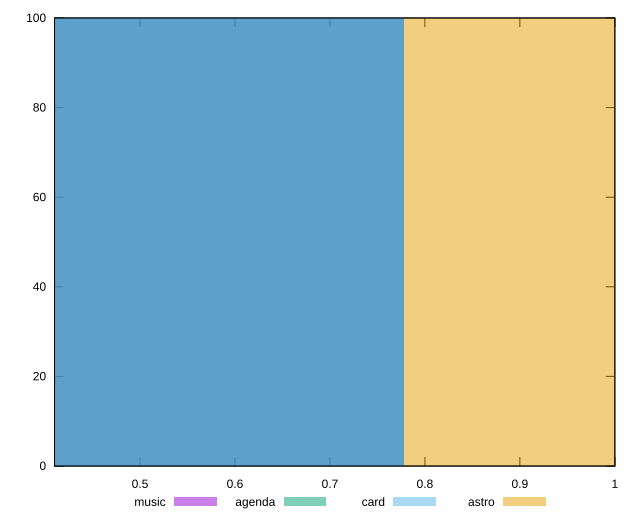

This figure's gnuplot source:
reset

$music <<EOF
0.5186359703895643 100
EOF

$agenda <<EOF
0.5186359703895643 100
EOF

$card <<EOF
0.5186359703895643 100
EOF

$astro <<EOF
1.0372719407791287 100
EOF

set key outside below
set boxwidth 0.5186359703895643
set xrange [0.41:1]
set yrange [0:100]
set trange [0:100]
set style fill transparent solid 0.5 noborder
set terminal svg size 640, 520 enhanced background rgb 'white'
set output "reports/report_00031_2021-02-24T23-18-18.084Z/uses-rel-preload/comparison/histogram/all_score.svg"

plot $music title "music" with boxes, \
     $agenda title "agenda" with boxes, \
     $card title "card" with boxes, \
     $astro title "astro" with boxes

reset
